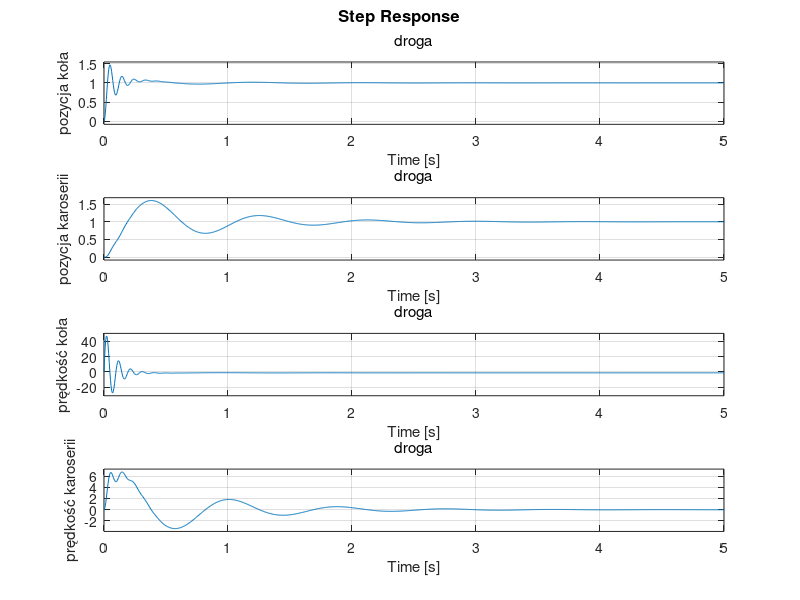
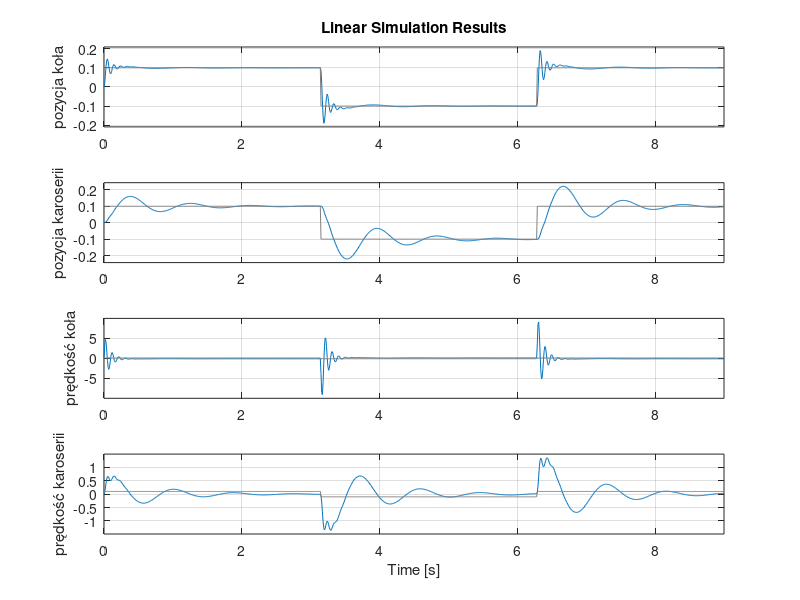

Source code (MATLAB) for these figures, in order: (Note: this script raises an error after producing the figures.)
clear
m1 = 90
m2 = 600
k1 = 370000
k2 = 35000
c1 = 100
c2 = 2000
A = [0 0 1 0; 0 0 0 1; -(k1 + k2)/m1 k2/m1 -(c1 + c2)/m1 c2/m1; k2/m2 -k2/m2 c2/m2 -c2/m2]
B = [(c1/m1); 0; (k1/m1) - ((c1 + c2)*c1)/(m1*m1); (c1*c2)/(m1*m2)]
C = eye(4,4)
D = [0; 0; 0; 0]
sys = ss(A,B,C,D, ...
    'InputName','droga',...
    'StateName',{'pozycja koła', 'pozycja karoserii', 'prędkość koła', 'prędkość karoserii'}, ...
    'OutputName',{'pozycja koła', 'pozycja karoserii', 'prędkość koła', 'prędkość karoserii'});
step(sys)
figure
t = 0:0.01:9;
u = 0.1 * square(t);
lsim(sys,u,t)

[licz, mian] = ss2tf(A,B,C,D,1);

G1 = tf(licz(1,:),mian,'InputName','droga','OutputName','pozycja koła');
G2 = tf(licz(2,:),mian,'InputName','droga','OutputName','pozycja karoserii');
G3 = tf(licz(3,:),mian,'InputName','droga','OutputName','prędkość koła');
G4 = tf(licz(4,:),mian,'InputName','droga','OutputName','prędkość karoserii');

subplot(4,1,1)
step(G1)
subplot(4,1,2)
step(G2)
subplot(4,1,3)
step(G3)
subplot(4,1,4)
step(G4)